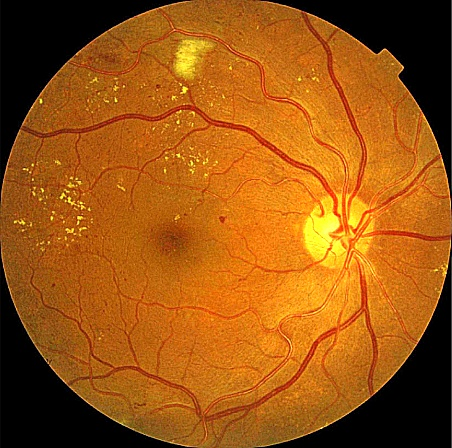
#> input picture DarkRegion/output/sharpened_retina.jpg, 452 x 448 px
$ python 2-make-green.py   (older library calls are emulated)
#> lines starting #> are read from the running program, lines starting #| are printed output that depends on the picture; after the words box and inside, x2 and y2 are one past the last pixel; in counts of white or black regions, pixels touching at a corner belong together
import os
import numpy as np
from PIL import Image
import cv2
from skimage.morphology import disk, opening, closing, black_tophat
import matplotlib.pyplot as plt

# --- Configuration ---
TARGET_IMAGE_SIZE = (640, 640)  # Image size for processing and display
IMAGE_PATH = "output/sharpened_retina.jpg"  # Path to the input image.


# Make sure this path is correct for your environment.

# --- Image Quality Assessment (Simplified for this context) ---
def is_good_quality(image_path):
    """
    Checks if an image is of good quality based on simple intensity thresholds.
    This is a simplified version for demonstration purposes and might need
    more robust checks for real-world applications.
    """
#> called with image_path = 'output/sharpened_retina.jpg'
    try:
        img_pil = Image.open(image_path).convert("L")  # Open in grayscale for quick checks
#> in run_decomposition_and_visualize, original_display_img is the input picture: PIL image 452x448 RGB; mean R, G, B 155.7, 85.8, 16.9
        img_array = np.array(img_pil)

        # Simple check: avoid totally black or white images
        if np.mean(img_array) < 10 or np.mean(img_array) > 245:
            return False
        return True
    except Exception as e:
        print(f"Error checking image quality for {image_path}: {e}")
        return False


# --- Image Decomposition Functions ---
def suppress_vessels(image, kernel_length):
    """
    Suppresses vessels in the retinal image using Gabor filters.
    This helps in isolating lesions by reducing the influence of blood vessels.
    """
#> called with kernel_length = 15
    if kernel_length % 2 == 0:
        kernel_length += 1
    angles = np.arange(0, 180, 15)  # Angles for Gabor filters
    vessel_response = np.zeros_like(image, dtype=np.float32)

    for angle in angles:
        # Create a Gabor kernel
        kernel = cv2.getGaborKernel((kernel_length, kernel_length), sigma=kernel_length / 4.0,
                                    theta=np.deg2rad(angle), lambd=kernel_length / 2.0,
                                    gamma=0.5, psi=0)
        kernel -= kernel.mean()  # Center the kernel
        # Apply the filter
        filtered = cv2.filter2D(image.astype(np.float32), cv2.CV_32F, kernel)
        vessel_response = np.maximum(vessel_response, filtered)  # Take maximum response across angles
#> this loop made 12 passes
#> pass 1, in suppress_vessels, `filtered = cv2.filter2D(image.astype(np.float32), cv2.CV_32F, kernel)`:
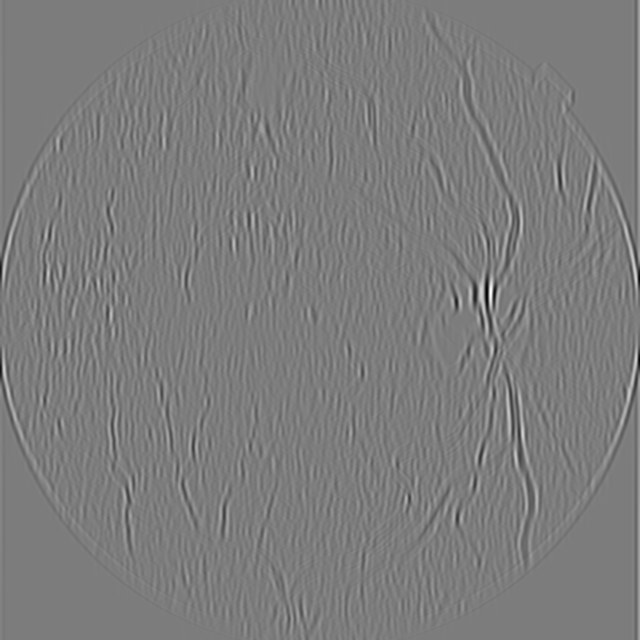
#> filtered: shape (640, 640) float32; min -5763.6, max 6011.8, mean 0.6; drawn with min black and max white
#> after the loop:
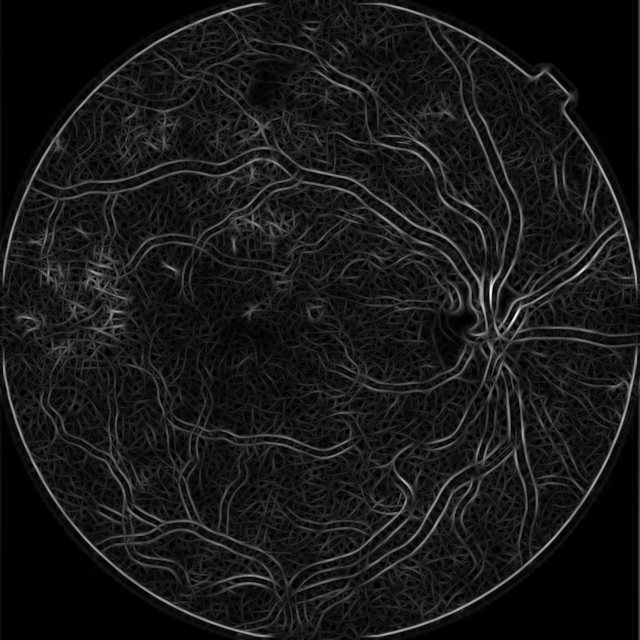
#> vessel_response: shape (640, 640) float32; min 0, max 6011.8, mean 559.9; drawn with min black and max white

    # Normalize vessel response to [0, 1]
    if vessel_response.max() > 0:
        vessel_response = (vessel_response - vessel_response.min()) / (vessel_response.max() - vessel_response.min())
    return vessel_response


def decompose_lesions(image):
    """
    Decomposes the input image into bright and dark lesion maps.
    It assumes the input `image` is already normalized to [-1, 1] and is in RGB format.
    """
    # Convert image to [0, 255] range for OpenCV operations, as it expects uint8
    image_for_cv = ((image + 1.0) * 127.5).astype(np.uint8)

    # Use the green channel, which often provides the best contrast for retinal features.
    green_channel = image_for_cv[:, :, 1]

    # Apply CLAHE (Contrast Limited Adaptive Histogram Equalization) for contrast enhancement.
    clahe = cv2.createCLAHE(clipLimit=2.5, tileGridSize=(8, 8))
    green_proc = clahe.apply(green_channel)

    # Suppress vessels to better isolate lesions.
    vessel_map = suppress_vessels(green_proc, 15)
    vessel_scaled = vessel_map * 0.8  # Scale down vessel contribution
    lesion_input = np.clip(green_proc * (1 - vessel_scaled), 0, 255)  # Remove vessel influence
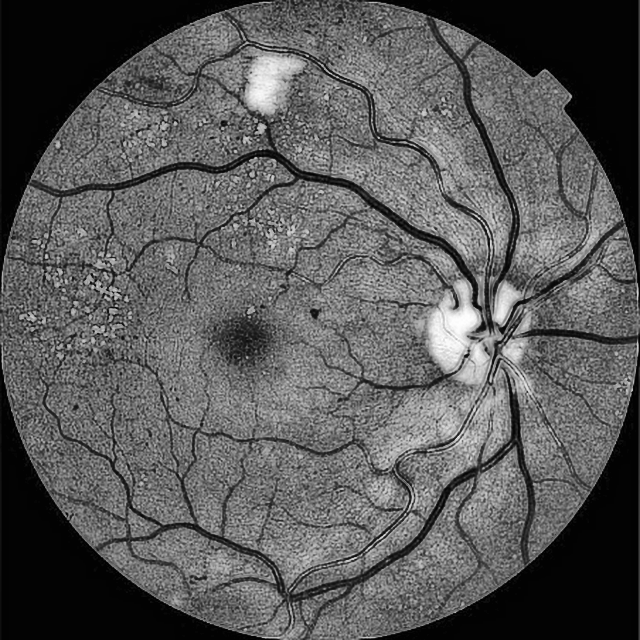
#> lesion_input: shape (640, 640) float32; min 0.896, max 254.7, mean 89.1

    # --- Bright Lesion Detection (e.g., Exudates) ---
    # Morphological opening helps to remove small bright structures (like vessels)
    # while preserving larger bright lesions.
    se_bright = disk(7)  # Structuring element for bright lesions
    opened = opening(lesion_input, se_bright)
    bright_map = np.maximum(0, lesion_input - opened).astype(np.float32)  # Calculate bright lesions
    bright_map = bright_map / bright_map.max() if bright_map.max() > 0 else bright_map  # Normalize to [0, 1]
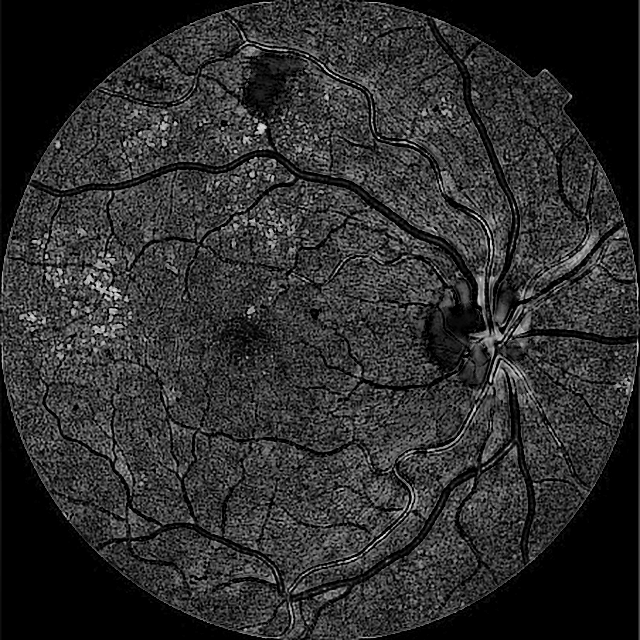
#> bright_map: shape (640, 640) float32; min 0, max 1, mean 0.181
    bright_map[bright_map < 0.015] = 0  # Thresholding to remove minor noise
#> bright_map: shape (640, 640) float32; 6.49% of pixels changed, all inside (x1, y1, x2, y2) = (0, 0, 640, 640)

    # --- Dark Lesion Detection (e.g., Hemorrhages, Microaneurysms) ---
    # Black top-hat transform is effective for highlighting dark features on a bright background.
    # Using multiple radii helps detect lesions of various sizes.
    dark_maps = []
    for radius in [3, 5, 10, 15, 20]:
        se_dark = disk(radius)
        top_hat = black_tophat(lesion_input, se_dark).astype(np.float32)
        if top_hat.max() > 0:
            top_hat /= top_hat.max()  # Normalize
        dark_maps.append(top_hat)
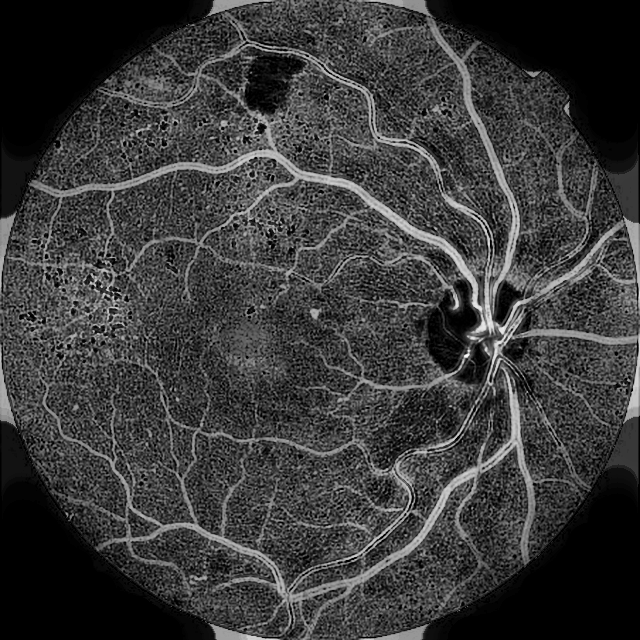
#> top_hat: shape (640, 640) float32; min 0, max 1, mean 0.231
#> after the loop, dark_maps = 5 items
    dark_map = np.maximum.reduce(dark_maps)  # Combine maps from different radii
    dark_map[dark_map < 0.005] = 0  # Thresholding to remove minor noise
#> dark_map: shape (640, 640) float32; min 0, max 1, mean 0.232

    # Further refine dark map by closing small gaps to make lesions more cohesive.
    closed = closing((dark_map > 0).astype(np.uint8) * 255, disk(5))
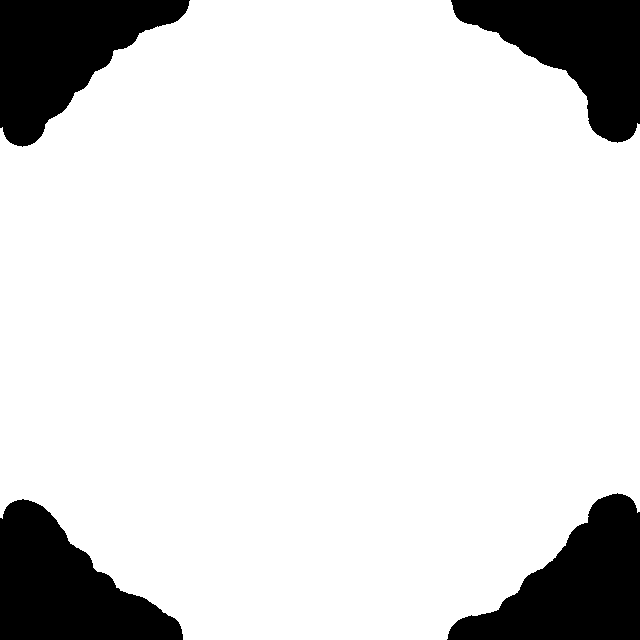
#> closed: shape (640, 640); 85.6% white; 4 black regions, box (x1, y1, x2, y2) and area: (447, 493, 640, 640) 15220, (0, 499, 183, 640) 14998, (0, 0, 190, 147) 14996, (451, 0, 640, 143) 13892
    dark_map = dark_map * (closed / 255.0)

    # Normalize bright_map and dark_map to [-1, 1] range, as this is often expected by models.
    bright_map_norm = (bright_map * 2.0) - 1.0
    dark_map_norm = (dark_map * 2.0) - 1.0
#> in run_decomposition_and_visualize, `dark_map_display[dark_map_display < dark_map_threshold] = 0`: dark_map_display: shape (640, 640) float64; min 0, max 1, mean 0.231

    return bright_map_norm, dark_map_norm


def isolate_green_from_array(img_array):
    """
    Isolates green color components from an image array and makes
    all other parts black.
    This function expects an image array in RGB format (0-255 range).
    """
    if img_array is None:
        print("Error: Input image array for green isolation is None.")
        return None

    # Ensure the image is in the 0-255 range and uint8 type for OpenCV
    img_array_uint8 = img_array.astype(np.uint8)

    # Convert the image from RGB to HSV color space for better color segmentation
    # OpenCV's cvtColor expects BGR by default, but since our PIL load is RGB,
    # we need to be careful. If img_array came from PIL.Image.open().convert("RGB"),
    # it's RGB. If it came from cv2.imread(), it's BGR. Assuming RGB from PIL.
    hsv_img = cv2.cvtColor(img_array_uint8, cv2.COLOR_RGB2HSV)
#> hsv_img: shape (640, 640, 3); mean H, S, V 15.3, 191.8, 155.7

    # --- Define color ranges for Green ---
    # These values might need slight tuning based on your specific image's green shades.
    # Lower green: [Hue, Saturation, Value]
    # Upper green: [Hue, Saturation, Value]
    lower_green = np.array([40, 50, 50])  # Adjusted for a broader range of greens
    upper_green = np.array([80, 255, 255])

    # Create a mask for green color
    mask_green = cv2.inRange(hsv_img, lower_green, upper_green)
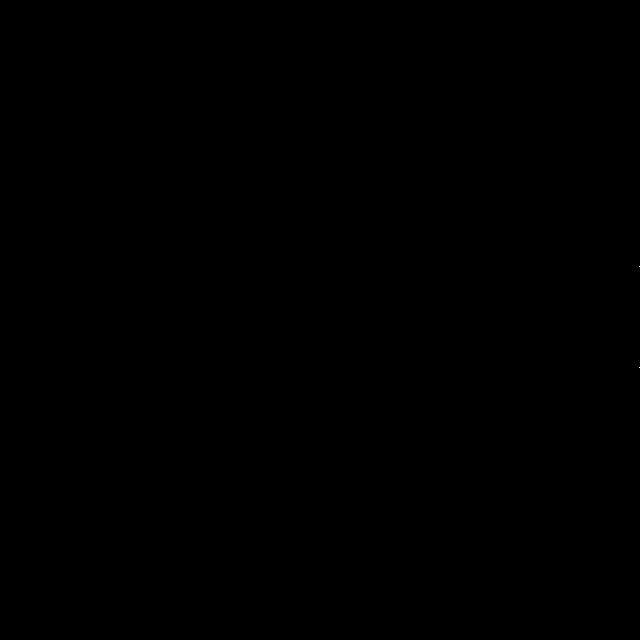
#> mask_green: shape (640, 640); 0% white in thin lines or dots, all inside (x1, y1, x2, y2) = (639, 266, 640, 368)

    # Apply the mask to the original image to get only green parts on a black background
    result_img = cv2.bitwise_and(img_array_uint8, img_array_uint8, mask=mask_green)

    return result_img


# --- Main execution for decomposition and visualization ---
def run_decomposition_and_visualize():
    """
    Loads the specified image, performs decomposition, and visualizes the results.
    It includes adjustable thresholds for emphasizing specific features in the maps.
    """
    print(f"Checking image path: {IMAGE_PATH}")
    if not os.path.exists(IMAGE_PATH):
        print(f"Error: Image file not found at {IMAGE_PATH}. Please ensure the path is correct.")
        return

    print("\n--- Visualizing a sample image and its decomposition ---")

    # Perform quality assessment (optional, but good practice)
    if not is_good_quality(IMAGE_PATH):
        print(f"Warning: Image at {IMAGE_PATH} is of poor quality. Decomposition results might not be optimal.")

    # Load the original image and resize it for consistent processing
    original_display_img = Image.open(IMAGE_PATH).convert("RGB")
    original_display_img = np.array(original_display_img.resize(TARGET_IMAGE_SIZE, Image.LANCZOS))

    # Convert to float and normalize to [-1, 1] for the decomposition functions
    img_array_for_decompose = (original_display_img.astype(np.float32) / 127.5) - 1.0

    # Perform the lesion decomposition
    bright_map_decomp, dark_map_decomp = decompose_lesions(img_array_for_decompose)

    # --- Adjusting maps for visualization ---
    # Normalize decomposed maps to [0, 1] for display purposes (0=black, 1=white)
    bright_map_display = (bright_map_decomp + 1.0) / 2.0
    dark_map_display = (dark_map_decomp + 1.0) / 2.0

    # --- IMPORTANT: Adjust this threshold to control visible bright spots ---
    # A higher value (e.g., 0.7, 0.8, 0.9) will only show the *very brightest* spots.
    # A lower value (e.g., 0.1, 0.2, 0.3, 0.4) will show more bright areas, including less intense ones.
    bright_map_threshold = 0.4  # Changed from 0.5 to 0.4 to show more bright spots
    bright_map_display[bright_map_display < bright_map_threshold] = 0
    # Re-normalize the bright map after thresholding to ensure the brightest parts are still 1
    if bright_map_display.max() > 0:
        bright_map_display = bright_map_display / bright_map_display.max()

    # Apply a threshold to make non-lesion areas of the dark map very dark (close to zero opacity)
    dark_map_threshold = 0.05
    dark_map_display[dark_map_display < dark_map_threshold] = 0
    # Re-normalize the dark map after thresholding
    if dark_map_display.max() > 0:
        dark_map_display = dark_map_display / dark_map_display.max()

    # --- Generate Green Isolated Map ---
    # Use the original_display_img (0-255 RGB) for color isolation
    green_isolated_map = isolate_green_from_array(original_display_img)

    # --- Plotting the results ---
    plt.figure(figsize=(24, 6))  # Increased figure size to accommodate 4 subplots

    plt.subplot(1, 4, 1)
    plt.imshow(original_display_img)
    plt.title('Original Image')
    plt.axis('off')

    plt.subplot(1, 4, 2)
    plt.imshow(bright_map_display, cmap='gray')  # Use grayscale for single-channel maps
    plt.title(f'Bright Lesion Map (Threshold: {bright_map_threshold})')
    plt.axis('off')

    plt.subplot(1, 4, 3)
    plt.imshow(dark_map_display, cmap='gray')  # Use grayscale for single-channel maps
    plt.title('Dark Lesion Map (Low Opacity Background)')
    plt.axis('off')

    plt.subplot(1, 4, 4)  # New subplot for green isolated map
    plt.imshow(green_isolated_map)  # Display as color image
    plt.title('Green Isolated Map')
    plt.axis('off')

    plt.suptitle("Image Decomposition and Feature Isolation Results")
    plt.tight_layout()
    plt.show()

    print("--- End of decomposition visualization ---")


if __name__ == "__main__":
    run_decomposition_and_visualize()
